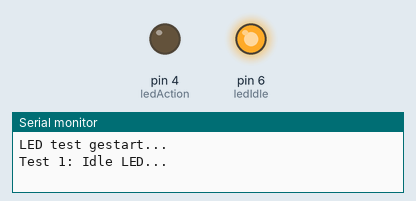
A sketch run on a simulated Arduino Uno, built with avr-gcc and run on an emulated ATmega328P. Shown: output pins drawn as LEDs (lit = HIGH), the last lines printed to the serial monitor.

Above: at 0.1 s.
At 8.1 s:
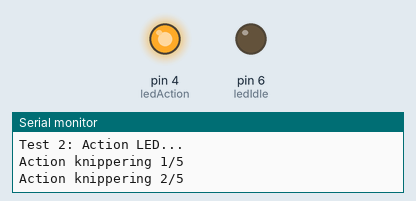
At 12.1 s:
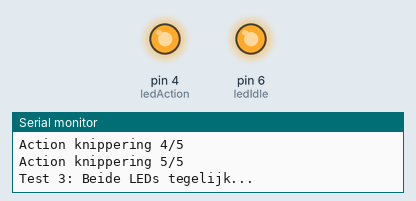
At 16.6 s:
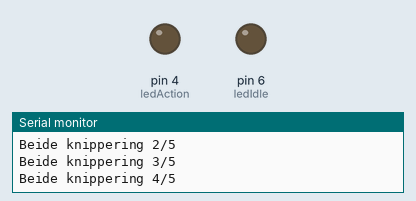
Timing chart, 0 to 18.1 s (numbered marks = the images above):
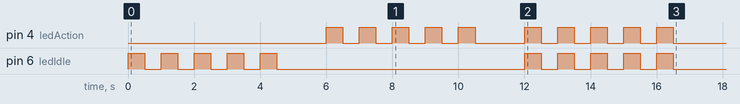

The sketch:

Test_Leds.ino
```cpp
// Testcode voor de LEDs van de hub
// Doel: controleren of beide LEDs (idle en action) correct werken
// Als beide LEDs knipperen zijn ze in orde, ligt het probleem elders in de code

const int ledAction = 4;
const int ledIdle = 6;

void setup() {
  Serial.begin(9600);
  pinMode(ledAction, OUTPUT);
  pinMode(ledIdle, OUTPUT);

  Serial.println("LED test gestart...");

  // Test 1: idle LED 5x knipperen
  Serial.println("Test 1: Idle LED...");
  for (int i = 0; i < 5; i++) {
    digitalWrite(ledIdle, HIGH);  // Idle LED aan
    delay(500);
    digitalWrite(ledIdle, LOW);   // Idle LED uit
    delay(500);
    Serial.print("Idle knippering ");
    Serial.print(i + 1);
    Serial.println("/5");
  }

  delay(1000);

  // Test 2: action LED 5x knipperen
  Serial.println("Test 2: Action LED...");
  for (int i = 0; i < 5; i++) {
    digitalWrite(ledAction, HIGH);  // Action LED aan
    delay(500);
    digitalWrite(ledAction, LOW);   // Action LED uit
    delay(500);
    Serial.print("Action knippering ");
    Serial.print(i + 1);
    Serial.println("/5");
  }

  delay(1000);

  // Test 3: beide LEDs tegelijk
  Serial.println("Test 3: Beide LEDs tegelijk...");
  for (int i = 0; i < 5; i++) {
    digitalWrite(ledIdle, HIGH);
    digitalWrite(ledAction, HIGH);  // Beide aan
    delay(500);
    digitalWrite(ledIdle, LOW);
    digitalWrite(ledAction, LOW);   // Beide uit
    delay(500);
    Serial.print("Beide knippering ");
    Serial.print(i + 1);
    Serial.println("/5");
  }

  Serial.println("Test voltooid!");
}

void loop() {
  // Leeg — test gebeurt eenmalig in setup
}
```
